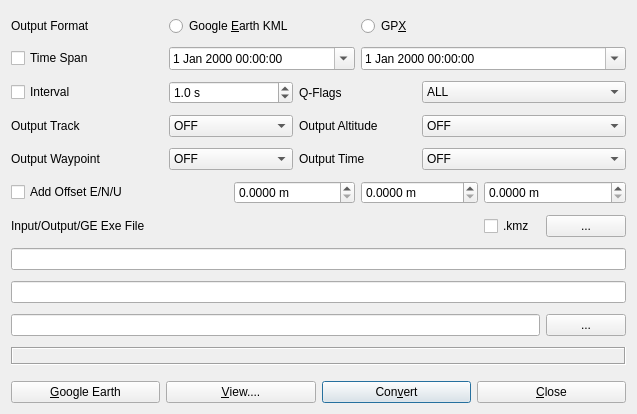
<?xml version="1.0" encoding="UTF-8"?>
<ui version="4.0">
 <class>ConvDialog</class>
 <widget class="QWidget" name="ConvDialog">
  <property name="geometry">
   <rect>
    <x>0</x>
    <y>0</y>
    <width>637</width>
    <height>414</height>
   </rect>
  </property>
  <property name="windowTitle">
   <string>KML/GPX Converter</string>
  </property>
  <property name="toolTip">
   <string/>
  </property>
  <layout class="QVBoxLayout" name="verticalLayout">
   <item>
    <widget class="QWidget" name="Panel1" native="true">
     <property name="toolTip">
      <string/>
     </property>
     <property name="text" stdset="0">
      <string/>
     </property>
     <layout class="QGridLayout" name="gridLayout">
      <property name="leftMargin">
       <number>0</number>
      </property>
      <property name="topMargin">
       <number>0</number>
      </property>
      <property name="rightMargin">
       <number>0</number>
      </property>
      <property name="bottomMargin">
       <number>0</number>
      </property>
      <item row="11" column="8">
       <widget class="QPushButton" name="btnGoogleEarthFile">
        <property name="toolTip">
         <string/>
        </property>
        <property name="text">
         <string>...</string>
        </property>
       </widget>
      </item>
      <item row="4" column="0" colspan="2">
       <widget class="QCheckBox" name="cBTimeInterval">
        <property name="toolTip">
         <string/>
        </property>
        <property name="text">
         <string>Interval</string>
        </property>
       </widget>
      </item>
      <item row="8" column="7">
       <widget class="QCheckBox" name="cBCompress">
        <property name="toolTip">
         <string/>
        </property>
        <property name="text">
         <string>.kmz</string>
        </property>
       </widget>
      </item>
      <item row="12" column="0" colspan="9">
       <widget class="QLabel" name="lblMessage">
        <property name="sizePolicy">
         <sizepolicy hsizetype="Preferred" vsizetype="Fixed">
          <horstretch>0</horstretch>
          <verstretch>0</verstretch>
         </sizepolicy>
        </property>
        <property name="toolTip">
         <string/>
        </property>
        <property name="frameShape">
         <enum>QFrame::Box</enum>
        </property>
        <property name="frameShadow">
         <enum>QFrame::Sunken</enum>
        </property>
       </widget>
      </item>
      <item row="10" column="0" colspan="9">
       <widget class="QLineEdit" name="lEOutputFile">
        <property name="toolTip">
         <string/>
        </property>
       </widget>
      </item>
      <item row="4" column="6" colspan="3">
       <widget class="QComboBox" name="cBQFlags">
        <property name="toolTip">
         <string/>
        </property>
        <item>
         <property name="text">
          <string>ALL</string>
         </property>
        </item>
        <item>
         <property name="text">
          <string>Q=1</string>
         </property>
        </item>
        <item>
         <property name="text">
          <string>Q=2</string>
         </property>
        </item>
        <item>
         <property name="text">
          <string>Q=3</string>
         </property>
        </item>
        <item>
         <property name="text">
          <string>Q=4</string>
         </property>
        </item>
        <item>
         <property name="text">
          <string>Q=5</string>
         </property>
        </item>
        <item>
         <property name="text">
          <string>Q=6</string>
         </property>
        </item>
       </widget>
      </item>
      <item row="5" column="6" colspan="3">
       <widget class="QComboBox" name="cBOutputAltitude">
        <property name="enabled">
         <bool>true</bool>
        </property>
        <property name="toolTip">
         <string/>
        </property>
        <item>
         <property name="text">
          <string>OFF</string>
         </property>
        </item>
        <item>
         <property name="text">
          <string>Ellipsoidal</string>
         </property>
        </item>
        <item>
         <property name="text">
          <string>Geodetic</string>
         </property>
        </item>
       </widget>
      </item>
      <item row="6" column="4" colspan="2">
       <widget class="QLabel" name="Label4">
        <property name="toolTip">
         <string/>
        </property>
        <property name="text">
         <string>Output Time</string>
        </property>
       </widget>
      </item>
      <item row="9" column="0" colspan="9">
       <widget class="QLineEdit" name="lEInputFile">
        <property name="toolTip">
         <string/>
        </property>
       </widget>
      </item>
      <item row="5" column="4" colspan="2">
       <widget class="QLabel" name="Label3">
        <property name="toolTip">
         <string/>
        </property>
        <property name="text">
         <string>Output Altitude</string>
        </property>
       </widget>
      </item>
      <item row="11" column="0" colspan="8">
       <widget class="QLineEdit" name="lEGoogleEarthFile">
        <property name="toolTip">
         <string/>
        </property>
       </widget>
      </item>
      <item row="6" column="6" colspan="3">
       <widget class="QComboBox" name="cBOutputTime">
        <property name="toolTip">
         <string/>
        </property>
        <item>
         <property name="text">
          <string>OFF</string>
         </property>
        </item>
        <item>
         <property name="text">
          <string>GPST</string>
         </property>
        </item>
        <item>
         <property name="text">
          <string>UTC</string>
         </property>
        </item>
        <item>
         <property name="text">
          <string>JST</string>
         </property>
        </item>
       </widget>
      </item>
      <item row="8" column="8">
       <widget class="QPushButton" name="btnInputFile">
        <property name="toolTip">
         <string/>
        </property>
        <property name="text">
         <string>...</string>
        </property>
       </widget>
      </item>
      <item row="7" column="0" colspan="3">
       <widget class="QCheckBox" name="cBAddOffset">
        <property name="toolTip">
         <string/>
        </property>
        <property name="text">
         <string>Add Offset E/N/U</string>
        </property>
       </widget>
      </item>
      <item row="0" column="0">
       <widget class="QLabel" name="label">
        <property name="text">
         <string>Output Format</string>
        </property>
       </widget>
      </item>
      <item row="0" column="2" colspan="2">
       <widget class="QRadioButton" name="rBFormatKML">
        <property name="text">
         <string>Google &amp;Earth KML</string>
        </property>
       </widget>
      </item>
      <item row="0" column="5" colspan="2">
       <widget class="QRadioButton" name="rBFormatGPX">
        <property name="text">
         <string>GP&amp;X</string>
        </property>
       </widget>
      </item>
      <item row="2" column="2" colspan="3">
       <widget class="QDateTimeEdit" name="dateTimeStart">
        <property name="calendarPopup">
         <bool>true</bool>
        </property>
        <property name="timeSpec">
         <enum>Qt::LocalTime</enum>
        </property>
       </widget>
      </item>
      <item row="2" column="0">
       <widget class="QCheckBox" name="cBTimeSpan">
        <property name="toolTip">
         <string/>
        </property>
        <property name="text">
         <string>Time Span</string>
        </property>
       </widget>
      </item>
      <item row="5" column="2" colspan="2">
       <widget class="QComboBox" name="cBTrackColor">
        <property name="toolTip">
         <string/>
        </property>
        <item>
         <property name="text">
          <string>OFF</string>
         </property>
        </item>
        <item>
         <property name="text">
          <string>White</string>
         </property>
        </item>
        <item>
         <property name="text">
          <string>Green</string>
         </property>
        </item>
        <item>
         <property name="text">
          <string>Orange</string>
         </property>
        </item>
        <item>
         <property name="text">
          <string>Red</string>
         </property>
        </item>
        <item>
         <property name="text">
          <string>Yellow</string>
         </property>
        </item>
       </widget>
      </item>
      <item row="4" column="4" colspan="2">
       <widget class="QLabel" name="Label5">
        <property name="toolTip">
         <string/>
        </property>
        <property name="text">
         <string>Q-Flags</string>
        </property>
       </widget>
      </item>
      <item row="6" column="0">
       <widget class="QLabel" name="Label2">
        <property name="toolTip">
         <string/>
        </property>
        <property name="text">
         <string>Output Waypoint</string>
        </property>
       </widget>
      </item>
      <item row="5" column="0">
       <widget class="QLabel" name="Label1">
        <property name="toolTip">
         <string/>
        </property>
        <property name="text">
         <string>Output Track</string>
        </property>
       </widget>
      </item>
      <item row="6" column="2" colspan="2">
       <widget class="QComboBox" name="cBPointColor">
        <property name="toolTip">
         <string/>
        </property>
        <item>
         <property name="text">
          <string>OFF</string>
         </property>
        </item>
        <item>
         <property name="text">
          <string>White</string>
         </property>
        </item>
        <item>
         <property name="text">
          <string>Green</string>
         </property>
        </item>
        <item>
         <property name="text">
          <string>Orange</string>
         </property>
        </item>
        <item>
         <property name="text">
          <string>Red</string>
         </property>
        </item>
        <item>
         <property name="text">
          <string>By Q-Flag</string>
         </property>
        </item>
       </widget>
      </item>
      <item row="8" column="0" colspan="3">
       <widget class="QLabel" name="Label7">
        <property name="toolTip">
         <string/>
        </property>
        <property name="text">
         <string>Input/Output/GE Exe File</string>
        </property>
       </widget>
      </item>
      <item row="2" column="5" colspan="4">
       <widget class="QDateTimeEdit" name="dateTimeStop">
        <property name="calendarPopup">
         <bool>true</bool>
        </property>
        <property name="timeSpec">
         <enum>Qt::LocalTime</enum>
        </property>
       </widget>
      </item>
      <item row="4" column="2" colspan="2">
       <widget class="QDoubleSpinBox" name="sBTimeInterval">
        <property name="suffix">
         <string> s</string>
        </property>
        <property name="decimals">
         <number>1</number>
        </property>
        <property name="maximum">
         <double>100000.000000000000000</double>
        </property>
        <property name="value">
         <double>1.000000000000000</double>
        </property>
       </widget>
      </item>
      <item row="7" column="3" colspan="2">
       <widget class="QDoubleSpinBox" name="sBOffset1">
        <property name="suffix">
         <string> m</string>
        </property>
        <property name="decimals">
         <number>4</number>
        </property>
        <property name="maximum">
         <double>1000.000000000000000</double>
        </property>
       </widget>
      </item>
      <item row="7" column="5" colspan="2">
       <widget class="QDoubleSpinBox" name="sBOffset2">
        <property name="suffix">
         <string> m</string>
        </property>
        <property name="decimals">
         <number>4</number>
        </property>
        <property name="maximum">
         <double>10000.000000000000000</double>
        </property>
       </widget>
      </item>
      <item row="7" column="7" colspan="2">
       <widget class="QDoubleSpinBox" name="sBOffset3">
        <property name="suffix">
         <string> m</string>
        </property>
        <property name="decimals">
         <number>4</number>
        </property>
        <property name="maximum">
         <double>10000.000000000000000</double>
        </property>
       </widget>
      </item>
     </layout>
    </widget>
   </item>
   <item>
    <widget class="QWidget" name="widget" native="true">
     <property name="sizePolicy">
      <sizepolicy hsizetype="Preferred" vsizetype="Fixed">
       <horstretch>0</horstretch>
       <verstretch>0</verstretch>
      </sizepolicy>
     </property>
     <layout class="QHBoxLayout" name="horizontalLayout">
      <property name="leftMargin">
       <number>0</number>
      </property>
      <property name="topMargin">
       <number>0</number>
      </property>
      <property name="rightMargin">
       <number>0</number>
      </property>
      <property name="bottomMargin">
       <number>0</number>
      </property>
      <item>
       <widget class="QPushButton" name="btnGoogleEarth">
        <property name="text">
         <string>&amp;Google Earth</string>
        </property>
        <property name="icon">
         <iconset>
          <normaloff>:/buttons/gearth</normaloff>:/buttons/gearth</iconset>
        </property>
       </widget>
      </item>
      <item>
       <widget class="QPushButton" name="btnView">
        <property name="text">
         <string>&amp;View....</string>
        </property>
        <property name="icon">
         <iconset resource="rtkpost_qt.qrc">
          <normaloff>:/buttons/doc</normaloff>:/buttons/doc</iconset>
        </property>
       </widget>
      </item>
      <item>
       <widget class="QPushButton" name="btnConvert">
        <property name="toolTip">
         <string/>
        </property>
        <property name="text">
         <string>Con&amp;vert</string>
        </property>
        <property name="autoDefault">
         <bool>true</bool>
        </property>
        <property name="default">
         <bool>true</bool>
        </property>
       </widget>
      </item>
      <item>
       <widget class="QPushButton" name="btnClose">
        <property name="toolTip">
         <string/>
        </property>
        <property name="text">
         <string>&amp;Close</string>
        </property>
       </widget>
      </item>
     </layout>
    </widget>
   </item>
  </layout>
 </widget>
 <tabstops>
  <tabstop>btnConvert</tabstop>
  <tabstop>btnClose</tabstop>
  <tabstop>rBFormatKML</tabstop>
  <tabstop>rBFormatGPX</tabstop>
  <tabstop>cBTimeSpan</tabstop>
  <tabstop>dateTimeStart</tabstop>
  <tabstop>dateTimeStop</tabstop>
  <tabstop>cBTimeInterval</tabstop>
  <tabstop>sBTimeInterval</tabstop>
  <tabstop>cBQFlags</tabstop>
  <tabstop>cBTrackColor</tabstop>
  <tabstop>cBOutputAltitude</tabstop>
  <tabstop>cBPointColor</tabstop>
  <tabstop>cBOutputTime</tabstop>
  <tabstop>cBAddOffset</tabstop>
  <tabstop>sBOffset1</tabstop>
  <tabstop>sBOffset2</tabstop>
  <tabstop>sBOffset3</tabstop>
  <tabstop>cBCompress</tabstop>
  <tabstop>btnInputFile</tabstop>
  <tabstop>lEInputFile</tabstop>
  <tabstop>lEOutputFile</tabstop>
  <tabstop>lEGoogleEarthFile</tabstop>
  <tabstop>btnGoogleEarthFile</tabstop>
  <tabstop>btnView</tabstop>
 </tabstops>
 <resources>
  <include location="rtkpost_qt.qrc"/>
 </resources>
 <connections/>
</ui>
